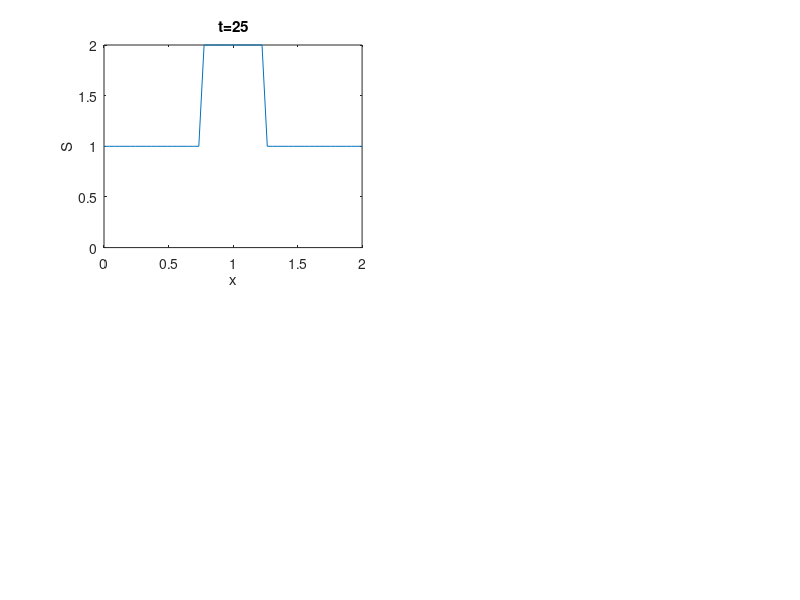

MATLAB code to generate this figure: (Note: this script raises an error after producing the figure.)

figure;
for ii=1:4
    subplot(2,2,ii);
%Specifying Parameters
nx=50;               %Number of steps in space(x)
nt=ii*ii*25;               %Number of time steps 
dt=0.1;              %Width of each time step
dx=2/(nx-1);         %Width of space step
x=0:dx:2;            %Range of x (0,2) and specifying the grid points
u=zeros(nx,1);       %Preallocating u
un=zeros(nx,1);      %Preallocating un
vis=0.01;            %Diffusion coefficient/viscosity
beta=vis*dt/(dx*dx); %Stability criterion (0<=beta<=0.5, for explicit)
UL=1;                %Left Bountry Condition
UR=1;                %Right Bountry Condition
UnL=1;               %Left Neumann B.C (du/dn=UnL) 
UnR=1;               %Right Neumann B.C (du/dn=UnR) 


%Initial Conditions: A square wave
for i=1:nx
    if ((0.75<=x(i))&&(x(i)<=1.25))
        u(i)=2;
        u_range=find(u==2);
    else
        u(i)=1;
    end
end

%B.C vector
bc=zeros(nx-2,1);
bc(1)=vis*dt*UL/dx^2; bc(nx-2)=vis*dt*UR/dx^2;%Dirichlet B.Cs
%bc(1)=-UnL*vis*dt/dx; bc(nx-2)=UnR*vis*dt/dx;  %Neumann B.Cs
%Calculating the coefficient matrix for the implicit scheme
E=sparse(2:nx-2,1:nx-3,1,nx-2,nx-2);
A=E+E'-2*speye(nx-2);        %Dirichlet B.Cs
%A(1,1)=-1; A(nx-2,nx-2)=-1; %Neumann B.Cs
D=speye(nx-2)-(vis*dt/dx^2)*A;

%%a
%Calculating the velocity profile for each time step
i=2:nx-1;
for it=0:nt
    un=u;
    h=plot(x,u);       %plotting the velocity profile
    axis([0 2 0 2])
    title(['t=',num2str(nt)]);
    xlabel('x')
    ylabel('S')
    drawnow; 
    refreshdata(h)
    %Uncomment as necessary
    %-------------------
    %Implicit solution
    
    U=un;U(1)=[];U(end)=[];
    U=U+bc;
    U=D\U;
    %U(u_range)=U(u_range)+it*0.0001;
    
    u=[UL;U;UR];                      %Dirichlet
    %u=[U(1)-UnL*dx;U;U(end)+UnR*dx]; %Neumann
    %}
    %-------------------
    %Explicit method with F.D in time and C.D in space
    %{
    u(i)=un(i)+(vis*dt*(un(i+1)-2*un(i)+un(i-1))/(dx*dx));
    %}
end

end

